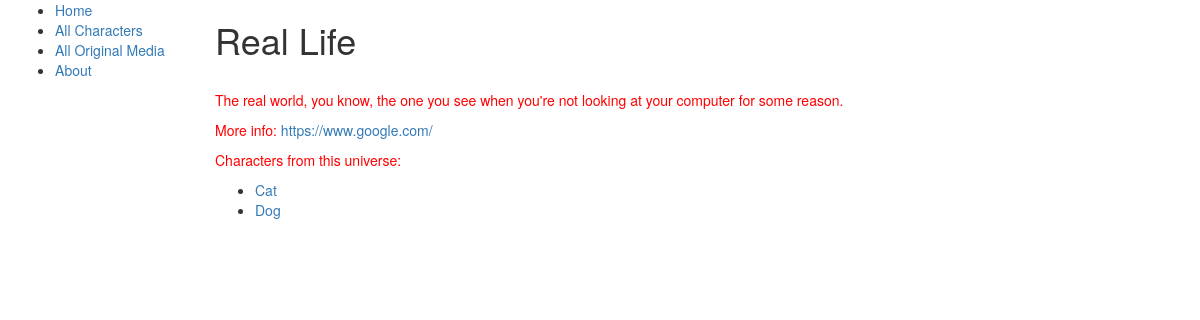
The app's page /battler/origin/1 with its own data.
### charbattler/models.py (models this page shows, shortened)
class Origin(models.Model):
    name = models.CharField(max_length=200, unique=True)
    more_info_url = models.URLField()
    image = models.ImageField(upload_to=origin_image_path, null=True, blank=True)
    description = models.TextField(null=True, blank=True)

class Character(models.Model):
    name = models.CharField(max_length=200)
    origin = models.ForeignKey(Origin)
    image = models.ImageField(upload_to=character_image_path)
    bio = models.TextField(null=True, blank=True)
    more_info_url = models.URLField(null=True, blank=True)
    total_wins = models.IntegerField(default=0)
    total_losses = models.IntegerField(default=0)
    total_origin_wins = models.IntegerField(default=0)
    total_origin_losses = models.IntegerField(default=0)
    objects = RandomManager()
    class Meta():
        unique_together = ('name', 'origin')

### charbattler/views.py (the view)
# urls.py: url(r'^origin/(?P<pk>[0-9]+)$', views.OriginDetailView.as_view(), name="origin-detail"),
class OriginDetailView(generic.DetailView):
    model = Origin

### charbattler/templates/charbattler/origin_detail.html (shortened to what this page needs)
{% extends "charbattler/base.html" %}
{% block content %}
<h1>{{ origin.name }}</h1>
{% if origin.description %}
<p>{{ origin.description }}</p>
{% else %}
<p>No description avaliable.</p>
{% endif %}
<p>More info: <a href="{{ origin.more_info_url }}">{{ origin.more_info_url }}</a></p>
<p>Characters from this universe:</p>
<ul>
{% for char in origin.character_set.all %}
	<li><a href="{% url 'character-detail' char.pk %}">{{ char.name }}</a></li>
{% endfor %}
</ul>
{% endblock %}

### charbattler/static/charbattler/style.css (style rules this page uses)
p { color:red; }

### records on screen
Origin: name "Real Life", description "The real world, you know, the one you see when you're not looking at your computer for some reason.", more_info_url "https://www.google.com/"
Character: name "Cat"
Character: name "Dog"
